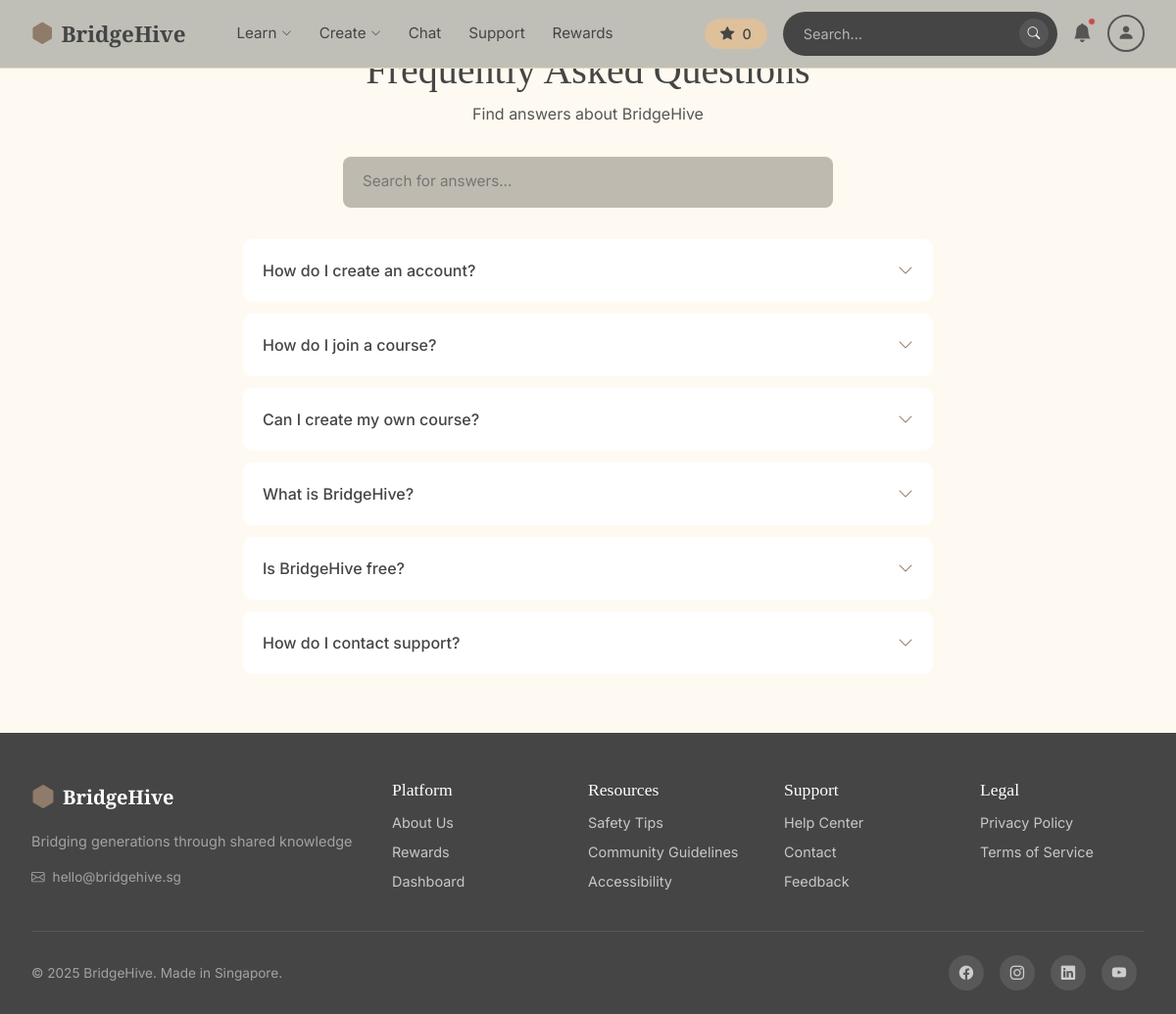
Page /faq on the committed database.
### app.py (models this page shows)
class FAQ(db.Model):
    __tablename__ = 'faqs'
    id = db.Column(db.Integer, primary_key=True)  # Auto-incrementing ID
    question = db.Column(db.Text, nullable=False)  # The question text
    answer = db.Column(db.Text, nullable=False)    # The answer text
    category = db.Column(db.String(50), nullable=False)  # e.g., General, Account, Courses
    is_active = db.Column(db.Boolean, default=True)  # Can hide FAQs without deleting
    view_count = db.Column(db.Integer, default=0)    # Track how many times viewed
    date_created = db.Column(db.DateTime, default=datetime.utcnow)
    date_modified = db.Column(db.DateTime, default=datetime.utcnow, onupdate=datetime.utcnow)

### app.py (the view)
@app.route('/faq')
def faq_list():
    faqs = FAQ.query.filter_by(is_active=True).order_by(FAQ.category).all()
    categories = list(set([f.category for f in faqs]))  # Get unique categories
    return render_template('faq/list.html', faqs=faqs, categories=categories)

### app.py (called while the page is built, shortened)
def translate(key, locale='en'):
    return TRANSLATIONS.get(locale, {}).get(key, TRANSLATIONS['en'].get(key, key))

@app.context_processor
def inject_navbar_user():
    uid = session.get('user_id')
    current_user = None
    locale = 'en'
    body_classes = []
    tts_enabled = False
    user_settings = None
    return dict(
        navbar_user=current_user,  # Use navbar_user to not override route's user variable
        t=lambda key: translate(key, locale),
        body_classes=' '.join(body_classes),
        tts_enabled=tts_enabled,
        current_locale=locale,
        user_settings=user_settings
    )

### templates/faq/list.html (shortened to what this page needs)
{% extends "base.html" %}
{% block navbar %}
{% include 'includes/navbar_new.html' %}
{% endblock %}
{% block content %}
<div class="page-content">
    <div class="page-header">
        <h1 class="page-title">Frequently Asked Questions</h1>
        <p class="page-subtitle">Find answers about BridgeHive</p>
    </div>
    <div class="search-box">
        <form action="{{ url_for('faq_search') }}" method="GET">
            <input type="text" name="q" class="search-input" placeholder="Search for answers...">
        </form>
    </div>
    {% for faq in faqs %}
    <div class="faq-item">
        <button class="faq-question" onclick="this.parentElement.classList.toggle('open')">
            <span>{{ faq.question }}</span>
            <i class="bi bi-chevron-down"></i>
        </button>
    </div>
    {% endfor %}
</div>
{% endblock %}

### templates/base.html (style rules this page uses)
* { margin: 0; padding: 0; box-sizing: border-box; }
:root { --cream: #FEFAF1; --cream-dark: #EDEDE5; --brown: #8F7B6A; --tan: #DEC09A; --tan-light: #ECD9B9; --peach: #FFE5C4; --black: #454545; --gray: #555555; --gray-light: #B7B7B7; --taupe: #C4B4A7; --warm-gray: #BEBAAF; --off-white: #ECECE4; }
body { font-family: 'Inter', sans-serif; background-color: var(--cream); color: var(--black); min-height: 100vh; }
h1, h2, h3, .playfair { font-family: 'Playfair Display', serif; }

### templates/faq/list.html (style rules this page uses)
.page-content { padding: 3rem; max-width: 800px; margin: 0 auto; }
.page-header { text-align: center; margin-bottom: 2rem; }
.page-title { font-family: 'Playfair Display', serif; font-size: 2.5rem; color: #454545; margin-bottom: 0.5rem; }
.page-subtitle { color: #555; }
.search-box { max-width: 500px; margin: 0 auto 2rem; }
.search-input { width: 100%; padding: 0.9rem 1.25rem; border: none; border-radius: 8px; background: #BEBAAF; font-size: 0.95rem; }
.faq-item { background: white; border-radius: 10px; margin-bottom: 0.75rem; overflow: hidden; }
.faq-question { width: 100%; padding: 1.25rem; background: none; border: none; text-align: left; cursor: pointer; display: flex; justify-content: space-between; align-items: center; font-size: 1rem; font-weight: 500; color: #454545; }
.faq-question i { color: #8F7B6A; transition: transform 0.2s; }

### rows in the picture
FAQ: question "How do I create an account?"
FAQ: question "How do I join a course?"
FAQ: question "Can I create my own course?"
FAQ: question "What is BridgeHive?"
FAQ: question "Is BridgeHive free?"
FAQ: question "How do I contact support?"

### other values in the picture
{{ t('nav.learn') }} "Learn"
{{ t('nav.create') }} "Create"
{{ t('nav.chat') }} "Chat"
{{ t('nav.support') }} "Support"
{{ t('nav.rewards') }} "Rewards"
{{ t('footer.tagline') }} "Bridging generations through shared knowledge"
{{ t('footer.platform') }} "Platform"
{{ t('footer.about') }} "About Us"
{{ t('footer.dashboard') }} "Dashboard"
{{ t('footer.resources') }} "Resources"
{{ t('footer.safety') }} "Safety Tips"
{{ t('footer.community') }} "Community Guidelines"
{{ t('footer.accessibility') }} "Accessibility"
{{ t('footer.help_center') }} "Help Center"
{{ t('footer.contact') }} "Contact"
